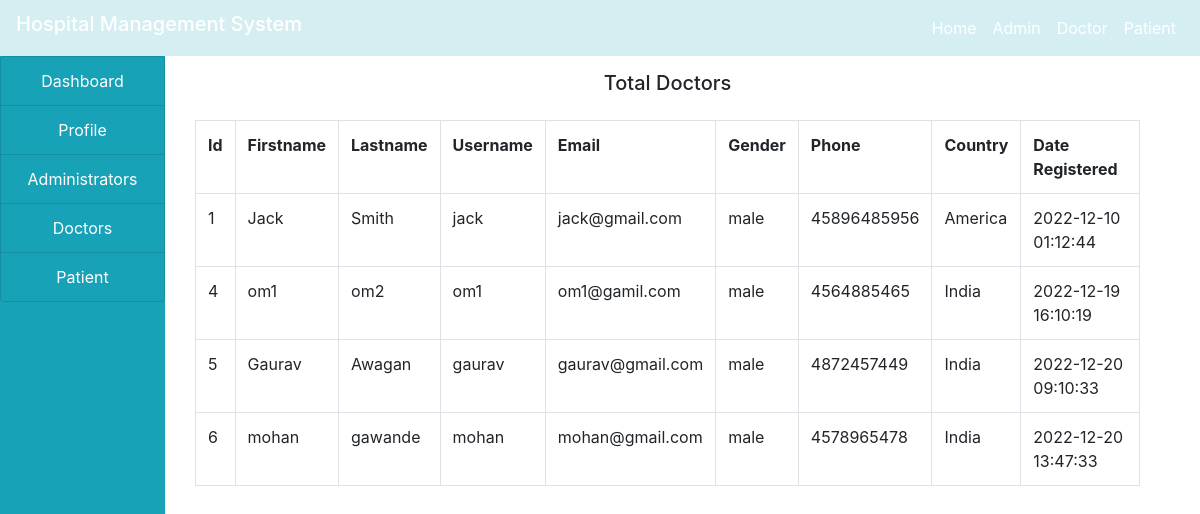
The page /admin/doctor.php on the database its author committed.
### tables this page shows
CREATE TABLE `doctors` (
  `id` int(11) NOT NULL,
  `firstname` varchar(30) NOT NULL,
  `lastname` varchar(30) NOT NULL,
  `username` varchar(50) NOT NULL,
  `email` varchar(40) NOT NULL,
  `gender` varchar(10) NOT NULL,
  `phone` varchar(20) NOT NULL,
  `country` varchar(30) NOT NULL,
  `password` varchar(50) NOT NULL,
  `salary` int(50) NOT NULL,
  `data_reg` varchar(40) NOT NULL,
  `status` varchar(40) NOT NULL,
  `profile` varchar(50) NOT NULL
);

### admin/doctor.php (the view, shortened to what this page needs)
<!DOCTYPE html>
<html>
<head>
</head>
<body>
	<?php
		include("../project/home.php");
		include("../project/connection.php");
	?>
	<div class="container-fluid">
		<div class="col-md-12">
			<div class="row">
				<div class="col-md-2" style="margin-left: -30px;">
					<?php
						include("side_navBar.php");
					?>
				</div>
				<div class="col-md-10">
					<h5 class="text-center" style="margin-bottom: 25px; margin-top: 15px;">Total Doctors</h5>
					<?php
						$sql ="SELECT * from doctors where status='Approved' order by data_reg asc";
						$res = mysqli_query($connect,$sql);
						$output="";
						$output .="
							<table class='table table-bordered'>
							<tr>
								<th>Id</th>
								<th>Firstname</th>
								<th>Lastname</th>
								<th>Username</th>
								<th>Email</th>
								<th>Gender</th>
								<th>Phone</th>
								<th>Country</th>
								<th>Date Registered</th>
							</tr>
						";
						while($row = mysqli_fetch_array($res))
						{
							$output .= "
								<tr>
									<td>".$row['id']."</td>
									<td>".$row['firstname']."</td>
									<td>".$row['lastname']."</td>
									<td>".$row['username']."</td>
									<td>".$row['email']."</td>
									<td>".$row['gender']."</td>
									<td>".$row['phone']."</td>
									<td>".$row['country']."</td>
									<td>".$row['data_reg']."</td>
							";
						}
						$output .="
							</tr>
							</table>
						";
						echo $output;
					?>
				</div>
			</div>
		</div>
	</div>
</body>
</html>

### rows shown on the page
doctors: id "1", firstname "Jack", lastname "Smith", username "jack", email "jack@gmail.com", gender "male", phone "45896485956", country "America", data_reg "2022-12-10 01:12:44"
doctors: id "4", firstname "om1", lastname "om2", username "om1", email "om1@gamil.com", gender "male", phone "4564885465", country "India", data_reg "2022-12-19 16:10:19"
doctors: id "5", firstname "Gaurav", lastname "Awagan", username "gaurav", email "gaurav@gmail.com", gender "male", phone "4872457449", country "India", data_reg "2022-12-20 09:10:33"
doctors: id "6", firstname "mohan", lastname "gawande", username "mohan", email "mohan@gmail.com", gender "male", phone "4578965478", country "India", data_reg "2022-12-20 13:47:33"
